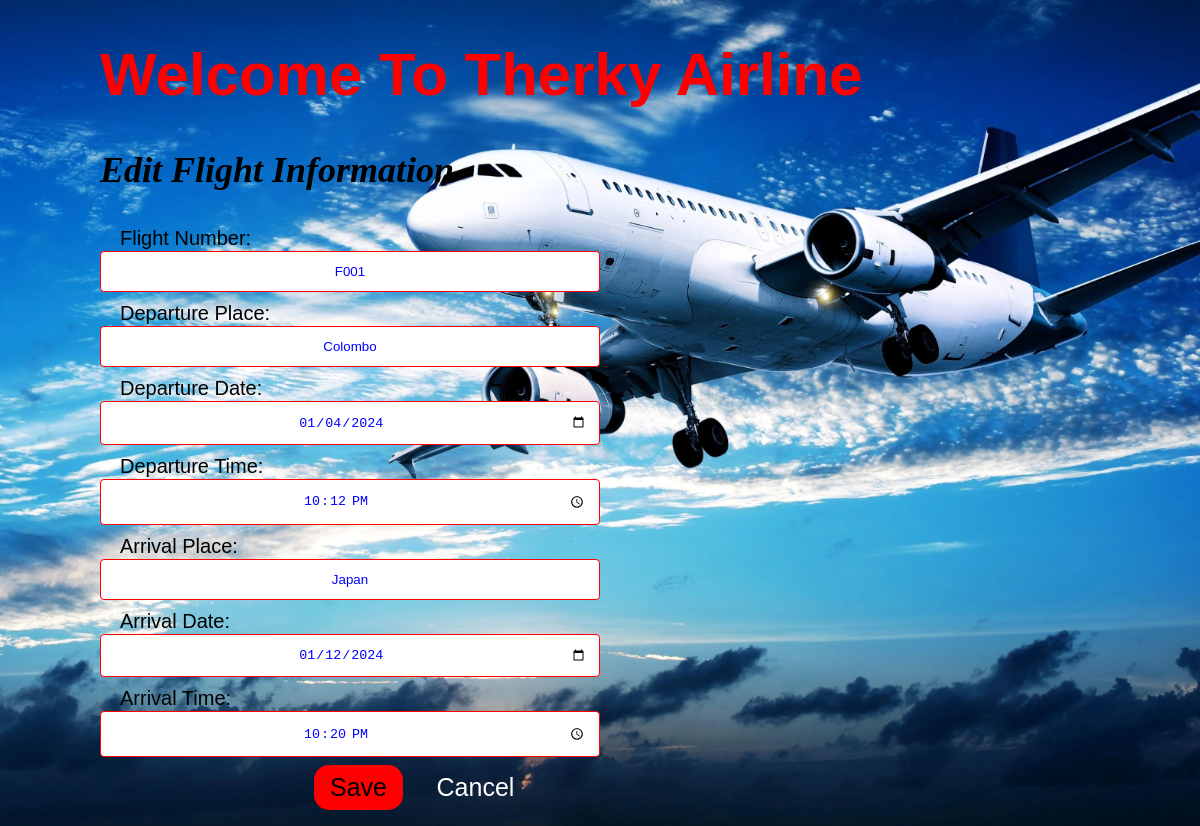
/edit_flight.php?id=7, run on the app's committed database.
### tables this page shows
CREATE TABLE `flight_scheduling` (
  `id` int(255) NOT NULL,
  `flight_number` varchar(100) NOT NULL,
  `departure_place` varchar(100) NOT NULL,
  `departure_time` time NOT NULL,
  `departure_date` date NOT NULL,
  `arrival_place` varchar(100) NOT NULL,
  `arrival_date` date NOT NULL,
  `arrival_time` time NOT NULL
);

### edit_flight.php (the view, shortened to what this page needs)
<?php
include "db_conn.php";
$id = isset($_GET["id"]) ? $_GET["id"] : null;
if (!empty($id)) {
    $sql = "SELECT * FROM `flight_scheduling` WHERE id = ? LIMIT 1";
    $stmt = mysqli_prepare($conn, $sql);
    if ($stmt) {
        mysqli_stmt_bind_param($stmt, "i", $id);
        mysqli_stmt_execute($stmt);
        $result = mysqli_stmt_get_result($stmt);
        if ($result) {
            $row = mysqli_fetch_assoc($result);
        } else {
            echo "Failed to execute SELECT query: " . mysqli_error($conn);
        }
    } else {
        echo "Failed to prepare SELECT statement: " . mysqli_error($conn);
    }
} else {
    echo "";
}
?>
<!DOCTYPE html>
<html lang="en">
<head>
</head>
<body>
<div class="container">
    <div class="text">
        <h1 class="glow">Welcome To Therky Airline</h1>
         <p><b><i>Edit Flight Information</i></b></p>
      </div>
    <div class="container d-flex justify-content-center">
      <form action="" method="post" >
          <div class="col">
            <label class="form-label">Flight Number:<br></label>
            <input type="text" class="form-control" name="flight_number" value="<?php echo isset($row['flight_number']) ? $row['flight_number'] : ''; ?>">
          </div>
        <div class="col">
    <label class="form-label">Departure Place:<br></label>
    <input type="text" class="form-control" name="departure_place" value="<?php echo isset($row['departure_place']) ? $row['departure_place'] : ''; ?>">
</div>
<div class="mb-3">
    <label class="form-label">Departure Date:<br></label>
    <input type="date" class="form-control" name="departure_date" value="<?php echo isset($row['departure_date']) ? $row['departure_date'] : ''; ?>">
</div>
<div class="mb-4">
    <label class="form-label">Departure Time:<br></label>
    <input type="time" class="form-control" name="departure_time" value="<?php echo isset($row['departure_time']) ? $row['departure_time'] : ''; ?>">
</div>
<div class="mb-5">
    <label class="form-label">Arrival Place:<br></label>
    <input type="text" class="form-control" name="arrival_place" value="<?php echo isset($row['arrival_place']) ? $row['arrival_place'] : ''; ?>">
</div>
<div class="mb-6">
    <label class="form-label">Arrival Date:<br></label>
    <input type="date" class="form-control" name="arrival_date" value="<?php echo isset($row['arrival_date']) ? $row['arrival_date'] : ''; ?>">
</div>
<div class="mb-7">
    <label class="form-label">Arrival Time:<br></label>
    <input type="time" class="form-control" name="arrival_time" value="<?php echo isset($row['arrival_time']) ? $row['arrival_time'] : ''; ?>">
</div>
        <div>
        <a href="flight_schedule.php">
            <button type="submit" class="button button1" name="submit">Save</button>
            </a>
            <a href="flight_schedule.php">Cancel</a>
        </div>
      </form>
    </div>
  </div>
</body>
</html>

### edit_flight.php (style rules this page uses)
body { font-family:'Trebuchet MS', 'Lucida Sans Unicode', 'Lucida Grande', 'Lucida Sans', Arial, sans-serif; font-size:20px; margin-left: 100px; color:black; opacity: 3.9; background-image:url(edit_image.jpg); background-size: cover; }
* { box-sizing:border-box; }
.button1 { padding:8px 16px; background-color:red; border:0 none; cursor:pointer; -webkit-border-radius: 5px; border-radius: 15px; color: black; font-size:25px; margin-left: 200px; }
a { text-decoration: none; display: inline-block; padding: 8px 14px; color:white; border:0 none; border-radius: 15px; font-size: 25px; }
.glow { font-size: 60px; color:red; text-align: left; animation: glow 1s ease-in-out infinite alternate; }
p { font-family: Cambria, Cochin, Georgia, Times, 'Times New Roman', serif; color: black; font-size: 36px; text-align: left; }
input[type=text], input[type=date], input[type=time] { width: 500px; padding: 12px; margin-top: 1px; border: 1px solid red; background: white; border-radius: 4px; text-align:center; color:blue; }
label { display: block; margin-top: 10px; margin-left: 20px; }

### data on the page
flight_scheduling: flight_number "F001", departure_place "Colombo", departure_date "01/04/2024", departure_time "22:12:00", arrival_place "Japan", arrival_date "01/12/2024", arrival_time "22:20:00"
